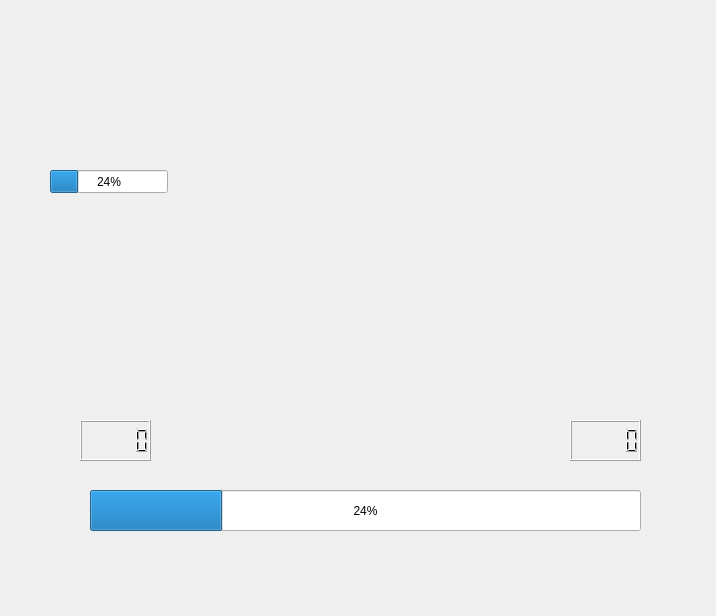
<?xml version="1.0" encoding="UTF-8"?>
<ui version="4.0">
 <class>Form</class>
 <widget class="QWidget" name="Form">
  <property name="geometry">
   <rect>
    <x>0</x>
    <y>0</y>
    <width>716</width>
    <height>616</height>
   </rect>
  </property>
  <property name="windowTitle">
   <string>Form</string>
  </property>
  <widget class="QLCDNumber" name="lcdNumber">
   <property name="geometry">
    <rect>
     <x>570</x>
     <y>420</y>
     <width>71</width>
     <height>41</height>
    </rect>
   </property>
  </widget>
  <widget class="QLCDNumber" name="DriverStep">
   <property name="geometry">
    <rect>
     <x>80</x>
     <y>420</y>
     <width>71</width>
     <height>41</height>
    </rect>
   </property>
  </widget>
  <widget class="QProgressBar" name="SpeedBar">
   <property name="geometry">
    <rect>
     <x>90</x>
     <y>490</y>
     <width>551</width>
     <height>41</height>
    </rect>
   </property>
   <property name="value">
    <number>24</number>
   </property>
  </widget>
  <widget class="QProgressBar" name="progressBar">
   <property name="geometry">
    <rect>
     <x>50</x>
     <y>170</y>
     <width>118</width>
     <height>23</height>
    </rect>
   </property>
   <property name="value">
    <number>24</number>
   </property>
  </widget>
 </widget>
 <resources/>
 <connections/>
</ui>
